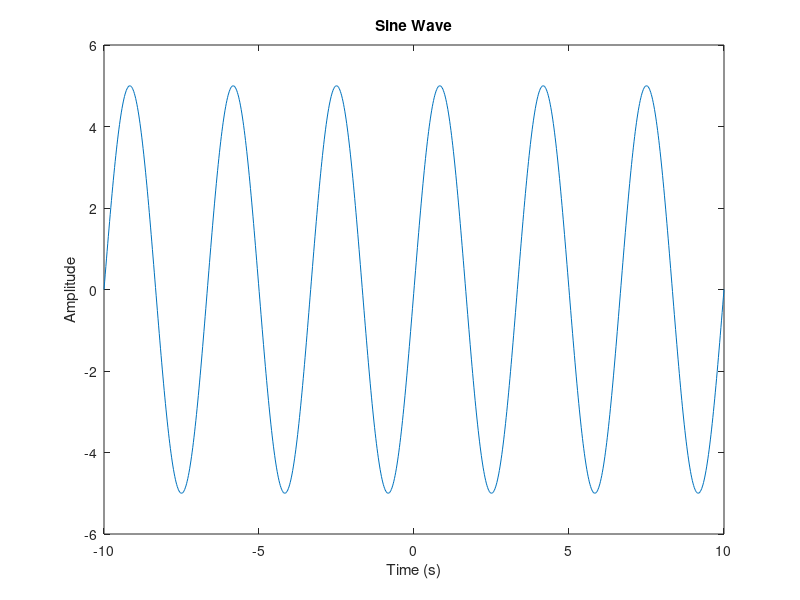
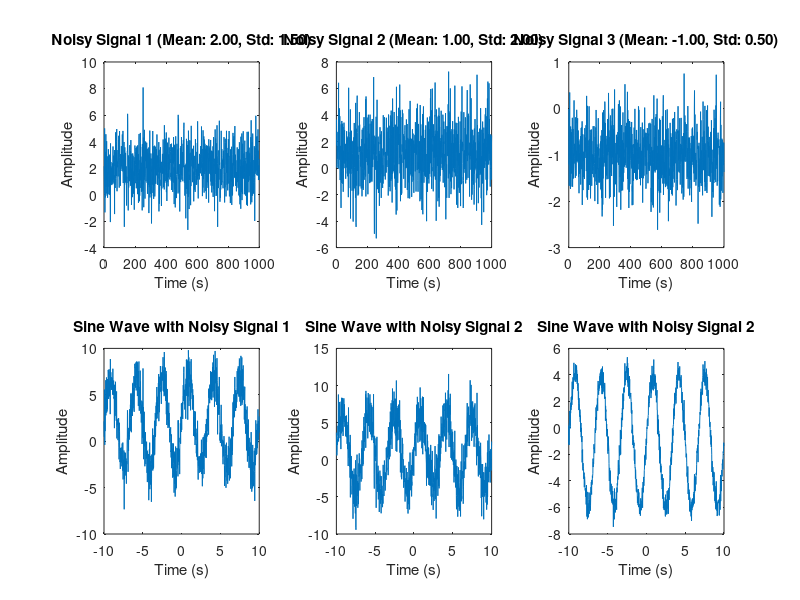
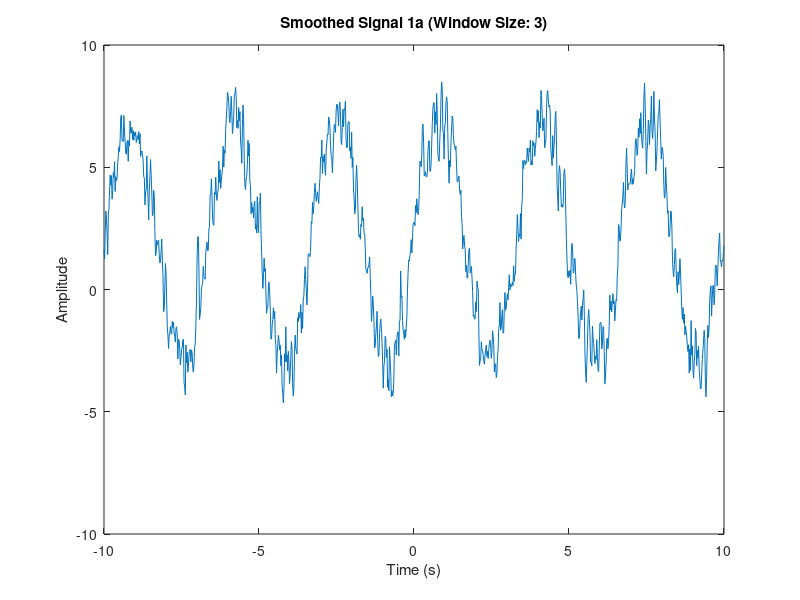
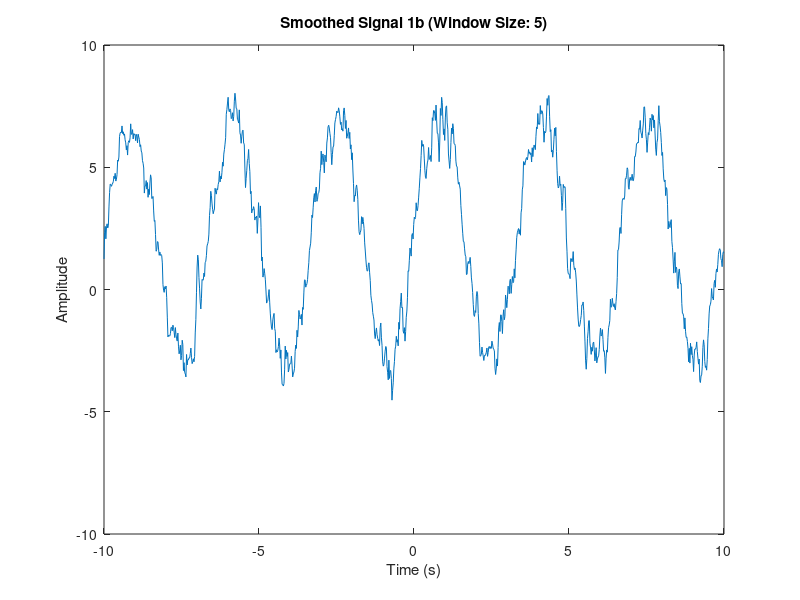

Here is the MATLAB script that generated these plots, in order:
clear all
close all
clc

% sine wave
signal_length = 1000;
t = linspace(-10, 10, signal_length);
f = 0.3;
A = 5;
y = A * sin(2 * pi * f * t);

plot(t, y);
xlabel('Time (s)');
ylabel('Amplitude');
title('Sine Wave');

% three different noisy signals
signal_length = 1000;

mean1 = 2;
std1 = 1.5;
noisy_signal1 = mean1 + std1 * randn(1, signal_length);

mean2 = 1;
std2 = 2;
noisy_signal2 = mean2 + std2 * randn(1, signal_length);

mean3 = -1;
std3 = 0.5;
noisy_signal3 = mean3 + std3 * randn(1, signal_length);

figure;
subplot(2, 3, 1);
plot(noisy_signal1);
title(sprintf('Noisy Signal 1 (Mean: %.2f, Std: %.2f)', mean1, std1));
xlabel('Time (s)');
ylabel('Amplitude');

subplot(2, 3, 2);
plot(noisy_signal2);
title(sprintf('Noisy Signal 2 (Mean: %.2f, Std: %.2f)', mean2, std2));
xlabel('Time (s)');
ylabel('Amplitude');

subplot(2, 3, 3);
plot(noisy_signal3);
title(sprintf('Noisy Signal 3 (Mean: %.2f, Std: %.2f)', mean3, std3));
xlabel('Time (s)');
ylabel('Amplitude');

% Adding noise to the sine wave 
subplot(2, 3, 4);
added_signal1 = y + noisy_signal1;
plot(t, added_signal1);
title(sprintf('Sine Wave with Noisy Signal 1'));
xlabel('Time (s)');
ylabel('Amplitude');

subplot(2, 3, 5);
added_signal2 = y + noisy_signal2;
plot(t, added_signal2);
title(sprintf('Sine Wave with Noisy Signal 2'));
xlabel('Time (s)');
ylabel('Amplitude');

subplot(2, 3, 6);
added_signal3 = y + noisy_signal3;
plot(t, added_signal3);
title(sprintf('Sine Wave with Noisy Signal 2'));
xlabel('Time (s)');
ylabel('Amplitude');


% Smoothing the noisy signals with different window sizes

smoothed_signal1a = movmean(added_signal1, 3);
figure;
plot(t, smoothed_signal1a);
title(sprintf('Smoothed Signal 1a (Window Size: %d)', 3));
xlabel('Time (s)');
ylabel('Amplitude');

smoothed_signal1b = movmean(added_signal1, 5);
figure;
plot(t, smoothed_signal1b);
title(sprintf('Smoothed Signal 1b (Window Size: %d)', 5));
xlabel('Time (s)');
ylabel('Amplitude');

smoothed_signal1c = movmean(added_signal1, 7);
figure;
plot(t, smoothed_signal1c);
title(sprintf('Smoothed Signal 1c (Window Size: %d)', 7));
xlabel('Time (s)');
ylabel('Amplitude');


smoothed_signal2a = movmean(added_signal2, 3);
figure;
plot(t, smoothed_signal2a);
title(sprintf('Smoothed Signal 2a (Window Size: %d)', 3));
xlabel('Time (s)');
ylabel('Amplitude');

smoothed_signal2b = movmean(added_signal2, 5);
figure;
plot(t, smoothed_signal2b);
title(sprintf('Smoothed Signal 2b (Window Size: %d)', 5));
xlabel('Time (s)');
ylabel('Amplitude');

smoothed_signal2c = movmean(added_signal2, 7);
figure;
plot(t, smoothed_signal2c);
title(sprintf('Smoothed Signal 2c (Window Size: %d)', 7));
xlabel('Time (s)');
ylabel('Amplitude');

smoothed_signal3a = movmean(added_signal3, 3);
figure;
plot(t, smoothed_signal3a);
title(sprintf('Smoothed Signal 3a (Window Size: %d)', 3));
xlabel('Time (s)');
ylabel('Amplitude');

smoothed_signal3b = movmean(added_signal3, 5);
figure;
plot(t, smoothed_signal3b);
title(sprintf('Smoothed Signal 3b (Window Size: %d)', 5));
xlabel('Time (s)');
ylabel('Amplitude');

smoothed_signal3c = movmean(added_signal3, 7);
figure;
plot(t, smoothed_signal3c);
title(sprintf('Smoothed Signal 3c (Window Size: %d)', 7));
xlabel('Time (s)');
ylabel('Amplitude');
